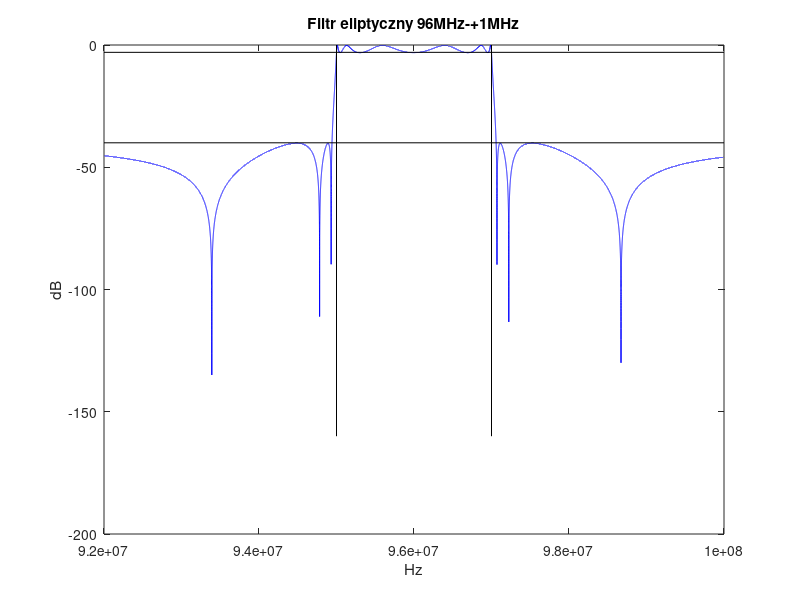
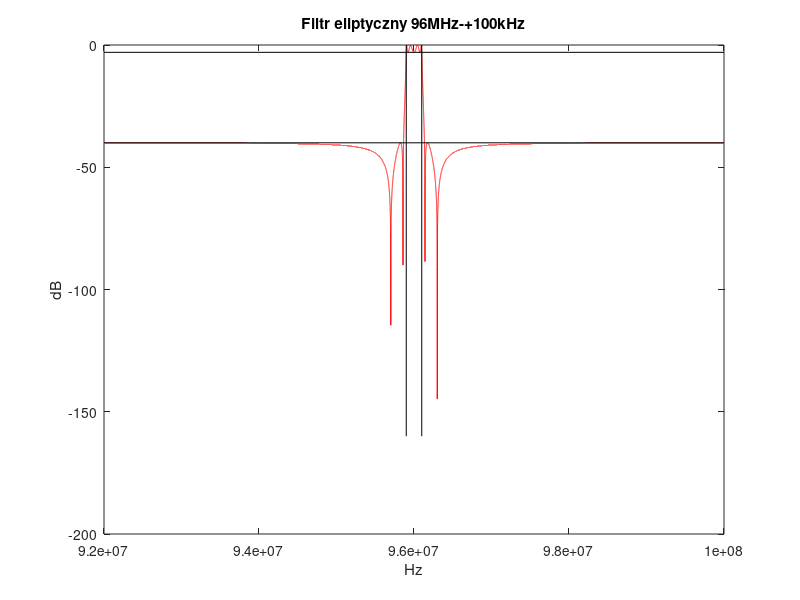

The MATLAB script that drew these images, in order:
clear all;
close all;

f  = 92*10^6:100:100*10^6;  % Przedział od 92MHz do 100MHz
f0 = 96*10^6;               % Częstotliwość środkowa 96MHz -+ 100kHz
w  = 2*pi*f;
N = 6;
[bm, an] = ellip(N, 3, 40, [2*pi*(f0-10^6) 2*pi*(f0+10^6)], 's');
H1       = polyval(bm, j*w)./polyval(an, j*w);
H1       = H1/max(H1);
H1log    = 20*log10(abs(H1));

plot(f,H1log,'b'); 
hold on
plot([92, 100]*10^6, [-3, -3], "k")
plot([92, 100]*10^6, [-40, -40], "k")
plot([95*10^6, 95*10^6], [0, -160], "k")
plot([97*10^6, 97*10^6], [0, -160], "k")
title("Filtr eliptyczny 96MHz-+1MHz")
xlabel("Hz")
ylabel("dB")
N=4;
[bm, an] = ellip(N, 3, 40, [2*pi*(f0-10^5) 2*pi*(f0+10^5)], 's');
H2       = polyval(bm, j*w)./polyval(an, j*w);
H2       = H2/max(H2);
H2log    = 20*log10(abs(H2));
figure
plot(f,H2log,'r'); 
hold on
plot([92, 100]*10^6, [-3, -3], "k")
plot([92, 100]*10^6, [-40, -40], "k")
plot([959*10^5, 959*10^5], [0, -160], "k")
plot([961*10^5, 961*10^5], [0, -160], "k")
title("Filtr eliptyczny 96MHz-+100kHz")
xlabel("Hz")
ylabel("dB")